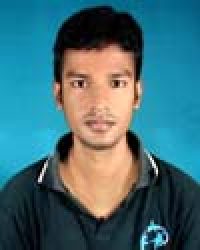
%> input picture CSE_LAB_4TH/401/exam_prep/exam_day/1.jpg, 100 x 125 px (shown 2 times larger)
$ octave historgram_norm.m   (GNU Octave 9; MATLAB toolbox functions it lacks are replaced by stand-ins)
%> lines starting %> are read from the running program, lines starting %| are printed output that depends on the picture
%conv 1D
clc;
clear all;
close all;

img=imread('1.jpg');
%> img is the input picture: size 125x100x3 uint8; mean R, G, B 66.1, 108.2, 116.2
img=rgb2gray(img);
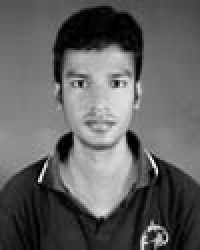
%> img: size 125x100 uint8 (shown 2 times larger); min 0, max 253, mean 96.5

[m n]=size(img);
%> m = 125; n = 100

count=zeros(1,256);

for p=0:255
        numbers=find(p==img(:))
        count(p+1)=length(numbers)/(m*n);
end
%> this loop made 256 passes
%> numbers on pass 60: [967; 3344; 3415; 4474; 4568; 7776; 8409; 8696]
%> after the loop, count = 256 values, max 0.0122 at index 132, min 0 at index 227, mean 0.00391

stem(count)
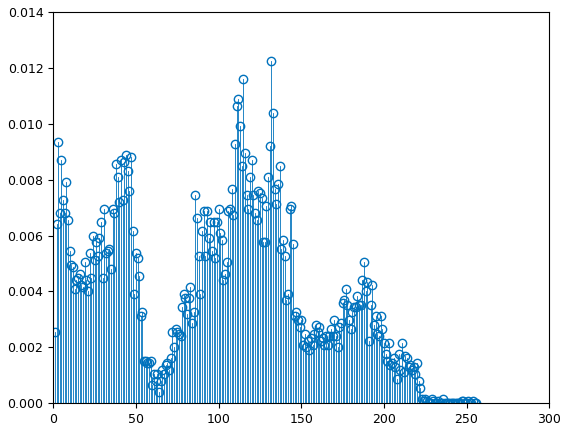
%> figure redrawn from the program's plot data; highest point at x = 132, y = 0.0122
plot(count)
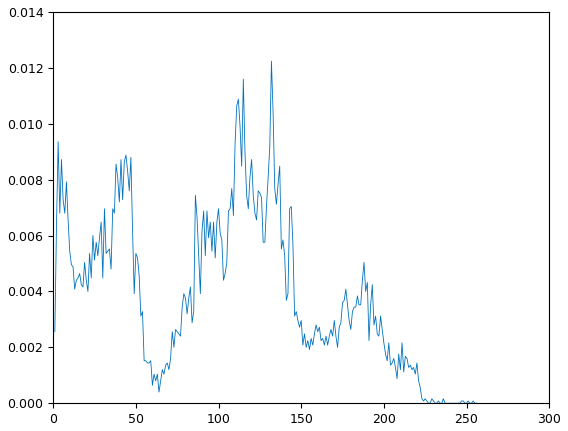
%> figure redrawn from the program's plot data; curve peaks at x = 132, y = 0.0122

$ run again, with CSE_LAB_4TH/401/exam_prep/exam_day/8.jpg copied over CSE_LAB_4TH/401/exam_prep/exam_day/1.jpg
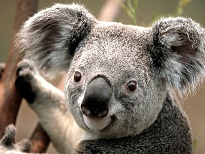
%> input picture CSE_LAB_4TH/401/exam_prep/exam_day/8.jpg, 205 x 154 px
%> img is the input picture: size 154x205x3 uint8; mean R, G, B 124.8, 114.2, 101.4
%> `img=rgb2gray(img);`:
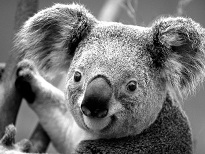
%> img: size 154x205 uint8; min 0, max 255, mean 115.9
%> after the loop `for p=0:255`: count = 256 values, max 0.00979 at index 105, min 0.000475 at index 256, mean 0.00391
%> `plot(count)`:
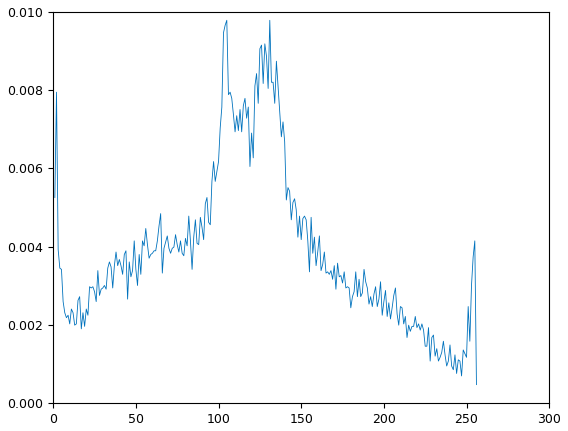
%> figure redrawn from the program's plot data; curve peaks at x = 105, y = 0.00979
